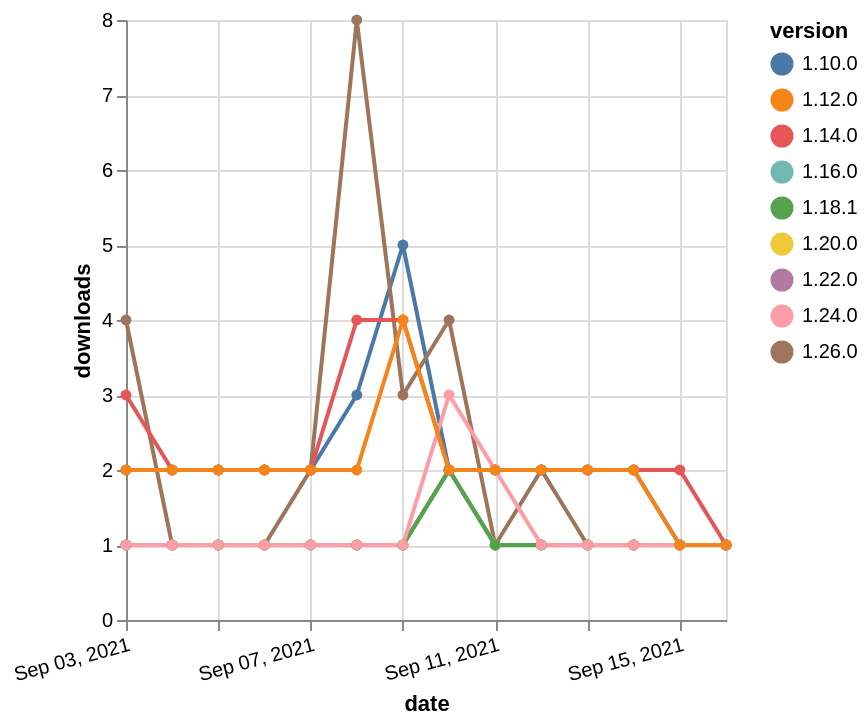

Write the Vega-Lite specification saved for this chart.
### Vega-Lite specification from a JSON file in a GitHub repository (floating-point values rounded to 4 significant figures)
{"$schema": "https://vega.github.io/schema/vega-lite/v5.json", "description": "A simple bar chart with embedded data.", "data": {"values": [{"date": "2021-09-03", "total": 188, "delta": 1, "version": "1.22.0"}, {"date": "2021-09-04", "total": 189, "delta": 1, "version": "1.22.0"}, {"date": "2021-09-05", "total": 190, "delta": 1, "version": "1.22.0"}, {"date": "2021-09-06", "total": 191, "delta": 1, "version": "1.22.0"}, {"date": "2021-09-07", "total": 192, "delta": 1, "version": "1.22.0"}, {"date": "2021-09-08", "total": 193, "delta": 1, "version": "1.22.0"}, {"date": "2021-09-09", "total": 194, "delta": 1, "version": "1.22.0"}, {"date": "2021-09-10", "total": 196, "delta": 2, "version": "1.22.0"}, {"date": "2021-09-11", "total": 197, "delta": 1, "version": "1.22.0"}, {"date": "2021-09-12", "total": 198, "delta": 1, "version": "1.22.0"}, {"date": "2021-09-13", "total": 199, "delta": 1, "version": "1.22.0"}, {"date": "2021-09-14", "total": 200, "delta": 1, "version": "1.22.0"}, {"date": "2021-09-15", "total": 201, "delta": 1, "version": "1.22.0"}, {"date": "2021-09-16", "total": 202, "delta": 1, "version": "1.22.0"}, {"date": "2021-09-03", "total": 3045, "delta": 2, "version": "1.10.0"}, {"date": "2021-09-04", "total": 3047, "delta": 2, "version": "1.10.0"}, {"date": "2021-09-05", "total": 3049, "delta": 2, "version": "1.10.0"}, {"date": "2021-09-06", "total": 3051, "delta": 2, "version": "1.10.0"}, {"date": "2021-09-07", "total": 3053, "delta": 2, "version": "1.10.0"}, {"date": "2021-09-08", "total": 3056, "delta": 3, "version": "1.10.0"}, {"date": "2021-09-09", "total": 3061, "delta": 5, "version": "1.10.0"}, {"date": "2021-09-10", "total": 3063, "delta": 2, "version": "1.10.0"}, {"date": "2021-09-11", "total": 3065, "delta": 2, "version": "1.10.0"}, {"date": "2021-09-12", "total": 3067, "delta": 2, "version": "1.10.0"}, {"date": "2021-09-13", "total": 3069, "delta": 2, "version": "1.10.0"}, {"date": "2021-09-14", "total": 3071, "delta": 2, "version": "1.10.0"}, {"date": "2021-09-15", "total": 3072, "delta": 1, "version": "1.10.0"}, {"date": "2021-09-16", "total": 3073, "delta": 1, "version": "1.10.0"}, {"date": "2021-09-03", "total": 165, "delta": 4, "version": "1.26.0"}, {"date": "2021-09-04", "total": 166, "delta": 1, "version": "1.26.0"}, {"date": "2021-09-05", "total": 167, "delta": 1, "version": "1.26.0"}, {"date": "2021-09-06", "total": 168, "delta": 1, "version": "1.26.0"}, {"date": "2021-09-07", "total": 170, "delta": 2, "version": "1.26.0"}, {"date": "2021-09-08", "total": 178, "delta": 8, "version": "1.26.0"}, {"date": "2021-09-09", "total": 181, "delta": 3, "version": "1.26.0"}, {"date": "2021-09-10", "total": 185, "delta": 4, "version": "1.26.0"}, {"date": "2021-09-11", "total": 186, "delta": 1, "version": "1.26.0"}, {"date": "2021-09-12", "total": 188, "delta": 2, "version": "1.26.0"}, {"date": "2021-09-13", "total": 189, "delta": 1, "version": "1.26.0"}, {"date": "2021-09-14", "total": 190, "delta": 1, "version": "1.26.0"}, {"date": "2021-09-15", "total": 191, "delta": 1, "version": "1.26.0"}, {"date": "2021-09-16", "total": 192, "delta": 1, "version": "1.26.0"}, {"date": "2021-09-03", "total": 242, "delta": 1, "version": "1.20.0"}, {"date": "2021-09-04", "total": 243, "delta": 1, "version": "1.20.0"}, {"date": "2021-09-05", "total": 244, "delta": 1, "version": "1.20.0"}, {"date": "2021-09-06", "total": 245, "delta": 1, "version": "1.20.0"}, {"date": "2021-09-07", "total": 246, "delta": 1, "version": "1.20.0"}, {"date": "2021-09-08", "total": 247, "delta": 1, "version": "1.20.0"}, {"date": "2021-09-09", "total": 248, "delta": 1, "version": "1.20.0"}, {"date": "2021-09-10", "total": 250, "delta": 2, "version": "1.20.0"}, {"date": "2021-09-11", "total": 251, "delta": 1, "version": "1.20.0"}, {"date": "2021-09-12", "total": 252, "delta": 1, "version": "1.20.0"}, {"date": "2021-09-13", "total": 253, "delta": 1, "version": "1.20.0"}, {"date": "2021-09-14", "total": 254, "delta": 1, "version": "1.20.0"}, {"date": "2021-09-15", "total": 255, "delta": 1, "version": "1.20.0"}, {"date": "2021-09-16", "total": 256, "delta": 1, "version": "1.20.0"}, {"date": "2021-09-03", "total": 327, "delta": 1, "version": "1.16.0"}, {"date": "2021-09-04", "total": 328, "delta": 1, "version": "1.16.0"}, {"date": "2021-09-05", "total": 329, "delta": 1, "version": "1.16.0"}, {"date": "2021-09-06", "total": 330, "delta": 1, "version": "1.16.0"}, {"date": "2021-09-07", "total": 331, "delta": 1, "version": "1.16.0"}, {"date": "2021-09-08", "total": 332, "delta": 1, "version": "1.16.0"}, {"date": "2021-09-09", "total": 333, "delta": 1, "version": "1.16.0"}, {"date": "2021-09-10", "total": 335, "delta": 2, "version": "1.16.0"}, {"date": "2021-09-11", "total": 336, "delta": 1, "version": "1.16.0"}, {"date": "2021-09-12", "total": 337, "delta": 1, "version": "1.16.0"}, {"date": "2021-09-13", "total": 338, "delta": 1, "version": "1.16.0"}, {"date": "2021-09-14", "total": 339, "delta": 1, "version": "1.16.0"}, {"date": "2021-09-15", "total": 340, "delta": 1, "version": "1.16.0"}, {"date": "2021-09-16", "total": 341, "delta": 1, "version": "1.16.0"}, {"date": "2021-09-03", "total": 214, "delta": 1, "version": "1.18.1"}, {"date": "2021-09-04", "total": 215, "delta": 1, "version": "1.18.1"}, {"date": "2021-09-05", "total": 216, "delta": 1, "version": "1.18.1"}, {"date": "2021-09-06", "total": 217, "delta": 1, "version": "1.18.1"}, {"date": "2021-09-07", "total": 218, "delta": 1, "version": "1.18.1"}, {"date": "2021-09-08", "total": 219, "delta": 1, "version": "1.18.1"}, {"date": "2021-09-09", "total": 220, "delta": 1, "version": "1.18.1"}, {"date": "2021-09-10", "total": 222, "delta": 2, "version": "1.18.1"}, {"date": "2021-09-11", "total": 223, "delta": 1, "version": "1.18.1"}, {"date": "2021-09-12", "total": 224, "delta": 1, "version": "1.18.1"}, {"date": "2021-09-13", "total": 225, "delta": 1, "version": "1.18.1"}, {"date": "2021-09-14", "total": 226, "delta": 1, "version": "1.18.1"}, {"date": "2021-09-15", "total": 227, "delta": 1, "version": "1.18.1"}, {"date": "2021-09-16", "total": 228, "delta": 1, "version": "1.18.1"}, {"date": "2021-09-03", "total": 282, "delta": 1, "version": "1.24.0"}, {"date": "2021-09-04", "total": 283, "delta": 1, "version": "1.24.0"}, {"date": "2021-09-05", "total": 284, "delta": 1, "version": "1.24.0"}, {"date": "2021-09-06", "total": 285, "delta": 1, "version": "1.24.0"}, {"date": "2021-09-07", "total": 286, "delta": 1, "version": "1.24.0"}, {"date": "2021-09-08", "total": 287, "delta": 1, "version": "1.24.0"}, {"date": "2021-09-09", "total": 288, "delta": 1, "version": "1.24.0"}, {"date": "2021-09-10", "total": 291, "delta": 3, "version": "1.24.0"}, {"date": "2021-09-11", "total": 293, "delta": 2, "version": "1.24.0"}, {"date": "2021-09-12", "total": 294, "delta": 1, "version": "1.24.0"}, {"date": "2021-09-13", "total": 295, "delta": 1, "version": "1.24.0"}, {"date": "2021-09-14", "total": 296, "delta": 1, "version": "1.24.0"}, {"date": "2021-09-15", "total": 297, "delta": 1, "version": "1.24.0"}, {"date": "2021-09-16", "total": 298, "delta": 1, "version": "1.24.0"}, {"date": "2021-09-03", "total": 2474, "delta": 3, "version": "1.14.0"}, {"date": "2021-09-04", "total": 2476, "delta": 2, "version": "1.14.0"}, {"date": "2021-09-05", "total": 2478, "delta": 2, "version": "1.14.0"}, {"date": "2021-09-06", "total": 2480, "delta": 2, "version": "1.14.0"}, {"date": "2021-09-07", "total": 2482, "delta": 2, "version": "1.14.0"}, {"date": "2021-09-08", "total": 2486, "delta": 4, "version": "1.14.0"}, {"date": "2021-09-09", "total": 2490, "delta": 4, "version": "1.14.0"}, {"date": "2021-09-10", "total": 2492, "delta": 2, "version": "1.14.0"}, {"date": "2021-09-11", "total": 2494, "delta": 2, "version": "1.14.0"}, {"date": "2021-09-12", "total": 2496, "delta": 2, "version": "1.14.0"}, {"date": "2021-09-13", "total": 2498, "delta": 2, "version": "1.14.0"}, {"date": "2021-09-14", "total": 2500, "delta": 2, "version": "1.14.0"}, {"date": "2021-09-15", "total": 2502, "delta": 2, "version": "1.14.0"}, {"date": "2021-09-16", "total": 2503, "delta": 1, "version": "1.14.0"}, {"date": "2021-09-03", "total": 2573, "delta": 2, "version": "1.12.0"}, {"date": "2021-09-04", "total": 2575, "delta": 2, "version": "1.12.0"}, {"date": "2021-09-05", "total": 2577, "delta": 2, "version": "1.12.0"}, {"date": "2021-09-06", "total": 2579, "delta": 2, "version": "1.12.0"}, {"date": "2021-09-07", "total": 2581, "delta": 2, "version": "1.12.0"}, {"date": "2021-09-08", "total": 2583, "delta": 2, "version": "1.12.0"}, {"date": "2021-09-09", "total": 2587, "delta": 4, "version": "1.12.0"}, {"date": "2021-09-10", "total": 2589, "delta": 2, "version": "1.12.0"}, {"date": "2021-09-11", "total": 2591, "delta": 2, "version": "1.12.0"}, {"date": "2021-09-12", "total": 2593, "delta": 2, "version": "1.12.0"}, {"date": "2021-09-13", "total": 2595, "delta": 2, "version": "1.12.0"}, {"date": "2021-09-14", "total": 2597, "delta": 2, "version": "1.12.0"}, {"date": "2021-09-15", "total": 2598, "delta": 1, "version": "1.12.0"}, {"date": "2021-09-16", "total": 2599, "delta": 1, "version": "1.12.0"}]}, "width": "container", "mark": {"type": "line", "point": {"filled": true}}, "encoding": {"x": {"field": "date", "type": "temporal", "timeUnit": "yearmonthdate", "title": "date", "axis": {"labelAngle": -15}}, "y": {"field": "delta", "type": "quantitative", "title": "downloads"}, "color": {"field": "version", "type": "nominal"}, "tooltip": {"field": "delta"}}}
